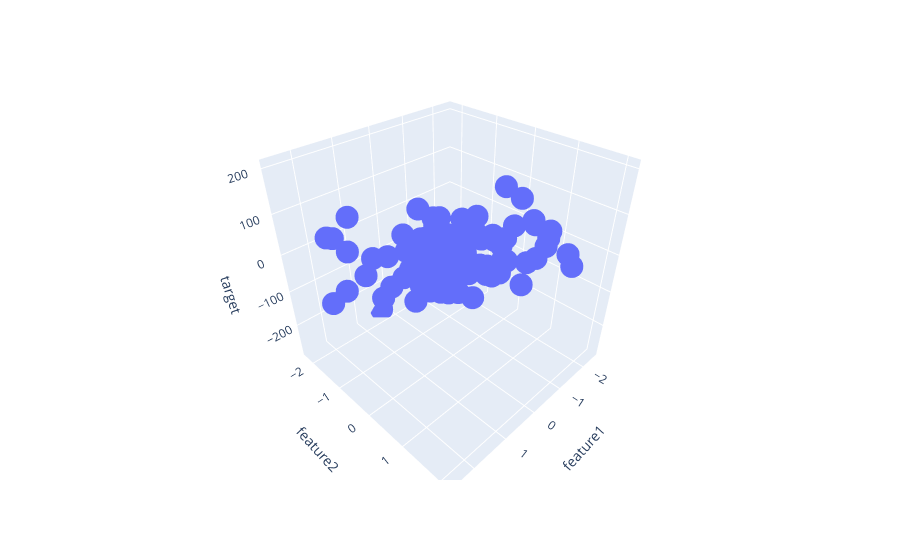

Notebook cell for this chart:
### Code cell
fig=px.scatter_3d(df,x='feature1', y='feature2', z='target')
fig.show()
